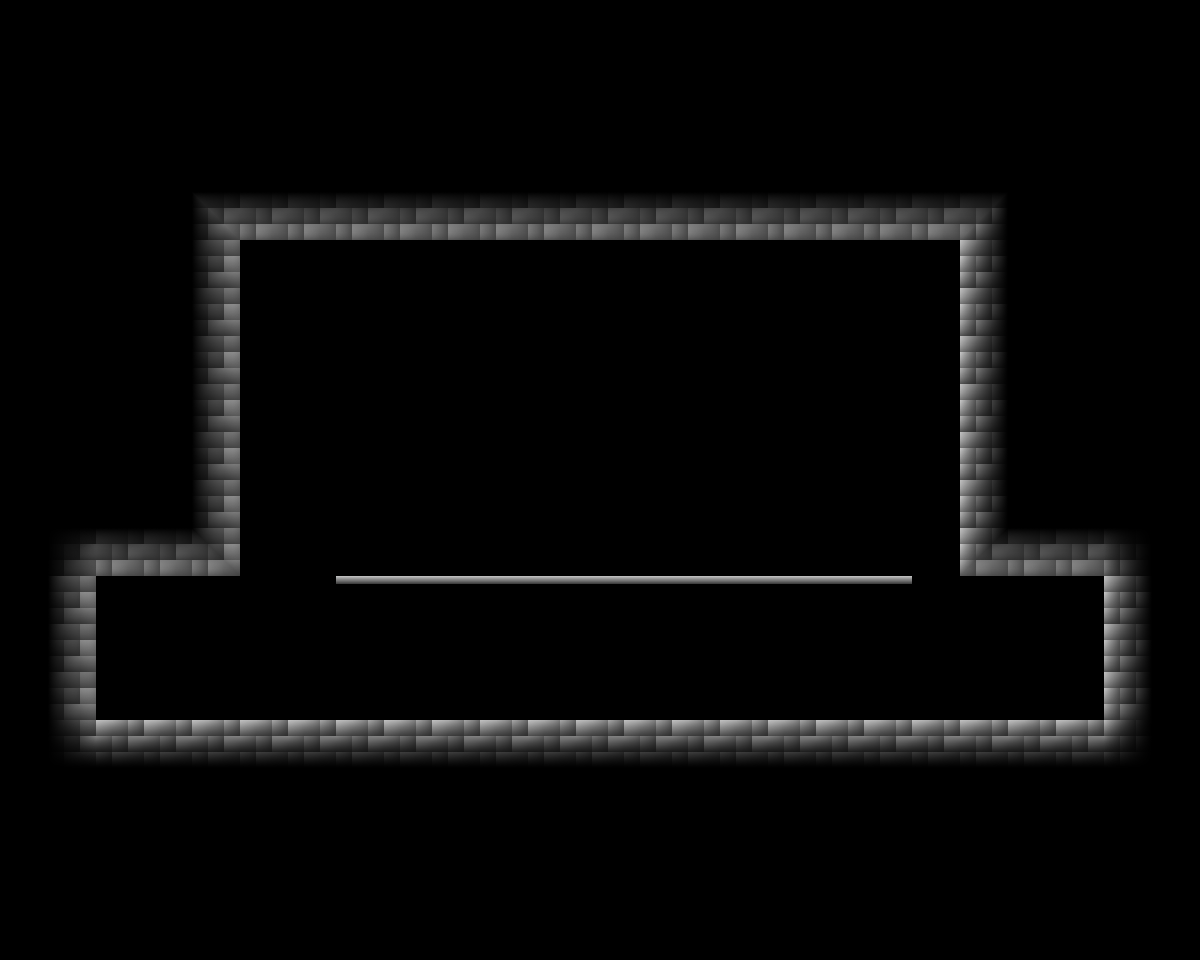

The image is a tile-based game level rendered from a .tmx file. Its description and source (layers, tilesets, objects; grid data summarised) follow:
An orthogonal 25x20 tile map with 48x48 px tiles, 8 tile layers (Ground, Shadows, ShadowsLeft, ShadowsRight, ...) and 18 objects (4x SolidCollision, 4x ShopItem, 4x Light, 2x Connection, 2x Door, ...).

<map version="1.4" tiledversion="1.4.2" orientation="orthogonal" renderorder="right-down" width="25" height="20" tilewidth="48" tileheight="48" infinite="0" nextlayerid="14" nextobjectid="24">
 <tileset firstgid="1" source="../../../tilesets/DungeonNormal.tsx" />
 <layer id="1" name="Ground" width="25" height="20">
  <data>[500 cells, 332 non-empty, 4 distinct tile ids]</data>
 </layer>
 <layer id="2" name="Shadows" width="25" height="20">
  <data>[500 cells, 320 non-empty, 9 distinct tile ids]</data>
 </layer>
 <layer id="3" name="ShadowsLeft" width="25" height="20">
  <data>[500 cells, 10 non-empty, 2 distinct tile ids]</data>
 </layer>
 <layer id="4" name="ShadowsRight" width="25" height="20">
  <data>[500 cells, 10 non-empty, 2 distinct tile ids]</data>
 </layer>
 <layer id="5" name="TOP_LEFT" width="25" height="20">
  <data>[500 cells, 6 non-empty, 2 distinct tile ids]</data>
 </layer>
 <layer id="6" name="TOP_LEFTShadows" width="25" height="20">
  <data>[500 cells, 10 non-empty, 2 distinct tile ids]</data>
 </layer>
 <layer id="7" name="TOP_RIGHT" width="25" height="20">
  <data>[500 cells, 6 non-empty, 2 distinct tile ids]</data>
 </layer>
 <layer id="8" name="TOP_RIGHTShadows" width="25" height="20">
  <data>[500 cells, 10 non-empty, 2 distinct tile ids]</data>
 </layer>
 <objectgroup id="9" name="SolidCollisions">
  <object id="1" type="SolidCollision" x="0" y="0" width="240" height="576" />
  <object id="3" type="SolidCollision" x="240" y="0" width="720" height="240" />
  <object id="4" type="SolidCollision" x="960" y="0" width="240" height="576" />
  <object id="5" type="SolidCollision" x="0" y="720" width="1200" height="240" />
 </objectgroup>
 <objectgroup id="13" name="JumpThroughCollisions">
  <object id="12" type="JumpThroughCollision" x="336" y="576" width="576" height="8" />
 </objectgroup>
 <objectgroup id="10" name="Connections">
  <object id="6" type="Connection" x="0" y="576" width="96" height="144">
   <properties>
    <property name="connectionPosition" value="LEFT" />
   </properties>
  </object>
  <object id="7" type="Connection" x="1104" y="576" width="96" height="144">
   <properties>
    <property name="connectionPosition" value="RIGHT" />
   </properties>
  </object>
 </objectgroup>
 <objectgroup id="11" name="Objects">
  <object id="8" name="Primary Shop Item" type="ShopItem" x="552" y="575">
   <properties>
    <property name="productType" value="PRIMARY" />
   </properties>
   <point />
  </object>
  <object id="9" name="Secondary Shop Item" type="ShopItem" x="408" y="576">
   <properties>
    <property name="productType" value="SECONDARY" />
   </properties>
   <point />
  </object>
  <object id="10" name="Secondary Shop Item" type="ShopItem" x="840" y="575">
   <properties>
    <property name="productType" value="SECONDARY" />
   </properties>
   <point />
  </object>
  <object id="11" name="Primary Shop Item" type="ShopItem" x="696" y="575">
   <properties>
    <property name="productType" value="PRIMARY" />
   </properties>
   <point />
  </object>
  <object id="13" name="Item Shop" type="Shop" x="624" y="720">
   <properties>
    <property name="shopType" value="ITEMS" />
   </properties>
   <point />
  </object>
  <object id="14" name="Door" type="Door" x="192" y="720">
   <properties>
    <property name="doorTypes" value="LOCKED_ONE_KEY" />
    <property name="images" value="tileEntities/normal/OneKeyDoor.png" />
   </properties>
   <point />
  </object>
  <object id="15" name="Door" type="Door" x="960" y="720">
   <properties>
    <property name="doorTypes" value="LOCKED_ONE_KEY" />
    <property name="images" value="tileEntities/normal/OneKeyDoor.png" />
   </properties>
   <point />
  </object>
 </objectgroup>
 <objectgroup id="12" name="Lights">
  <object id="20" name="Light" type="Light" x="408" y="552">
   <properties>
    <property name="color" type="color" value="#3fffffff" />
    <property name="radius" type="float" value="1.5" />
   </properties>
   <point />
  </object>
  <object id="21" name="Light" type="Light" x="552" y="552">
   <properties>
    <property name="color" type="color" value="#3fffffff" />
    <property name="radius" type="float" value="1.5" />
   </properties>
   <point />
  </object>
  <object id="22" name="Light" type="Light" x="696" y="552">
   <properties>
    <property name="color" type="color" value="#3fffffff" />
    <property name="radius" type="float" value="1.5" />
   </properties>
   <point />
  </object>
  <object id="23" name="Light" type="Light" x="840" y="552">
   <properties>
    <property name="color" type="color" value="#3fffffff" />
    <property name="radius" type="float" value="1.5" />
   </properties>
   <point />
  </object>
 </objectgroup>
</map>